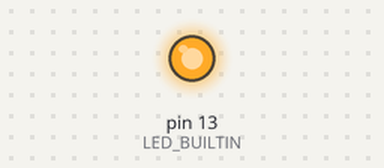
The sketch below on a simulated Arduino Uno, built with avr-gcc and run on an emulated ATmega328P. Shown: output pins drawn as LEDs (lit = HIGH).

Above: at 0.2 s.
At 5.1 s:
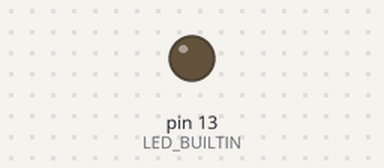
Timing chart, 0 to 6.4 s (numbered marks = the images above):
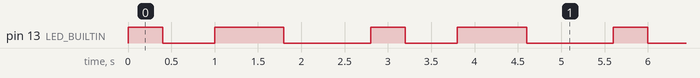

Measured:
- by itself, pin 13 (LED_BUILTIN): repeats every 2.8 s: LOW 0.60 s, HIGH 0.80 s, LOW 1.0 s, HIGH 0.40 s
- by itself, everything shown: repeats every 2.8 s, in 4 steps

The sketch:

P9_functions.ino
```cpp
// C++ code
//Project 9: Functions in C++

# define LED 13
# define del 200
void setup()
{
  pinMode(LED_BUILTIN, OUTPUT);
}

void loop()
{
  blinkLED();

}

void blinkLED()
{
  digitalWrite(13, HIGH);
  delay(del * 2);
  digitalWrite(13, LOW);
  delay(del * 3);
  digitalWrite(13, HIGH);
  delay(del * 4);
  digitalWrite(13, LOW);
  delay(del * 5);
  digitalWrite(13, HIGH);

}
```
